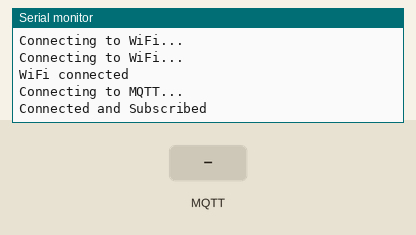
This sketch was run on a simulated ESP32. Parts: the last lines printed to the serial monitor. Inputs (shaded band) come from the test bench. WiFi joins after 1.5 s; servers stay silent unless stated; no MQTT or app messages arrive unless stated.

Above: at 3.2 s.
3.3 s: MQTT message "1" arrives on the first subscribed topic
At 3.7 s:
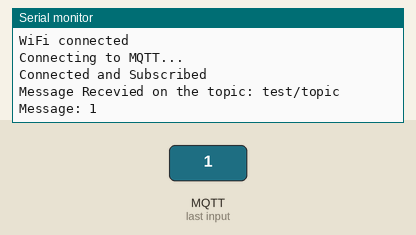
4.8 s: MQTT message "on" arrives on the first subscribed topic
At 6.0 s:
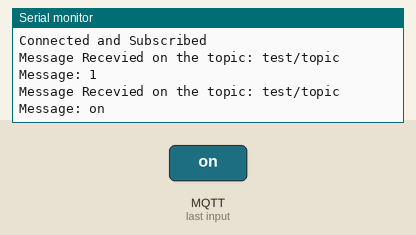
6.3 s: MQTT message "off" arrives on the first subscribed topic
At 7.1 s:
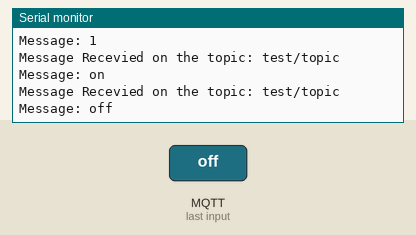

The sketch:

Subscriber.ino
```cpp
#include <WiFi.h>
#include <PubSubClient.h>

const char* ssid = "Type your WiFi Name";
const char* password = "Type Your Password";
const char* mqtt_server = "broker.hivemq.com";

WiFiClient espClient;
PubSubClient client(espClient);
const char* topic = "test/topic";

void callback(char* topic, byte* message, unsigned int length){
   Serial.print("Message Recevied on the topic: ");
   Serial.println(topic);
   Serial.print("Message: ");
   for(int i =0; i < length; i++){
     Serial.print((char)message[i]);
   }
   Serial.println();
}
void setup() {
  Serial.begin(115200);
  WiFi.begin(ssid, password);
  while(WiFi.status()!= WL_CONNECTED){
    delay(1000);
    Serial.println("Connecting to WiFi...");
  }
  Serial.println("WiFi connected");
  client.setServer(mqtt_server,1883);
  client.setCallback(callback);

}

void loop() {
 if(!client.connected()){
      while(!client.connected()){
        Serial.println("Connecting to MQTT...");
        if(client.connect("ESP32_Subscriber")){
          client.subscribe(topic);
          Serial.println("Connected and Subscribed");
        }else{
          delay(5000);
        }
      }
   }
  client.loop();
}
```

Measured:
- after the input at 3.3 s, the serial monitor: prints a new line at once (image 1)
- after the input at 4.8 s, the serial monitor: prints a new line at once (image 2)
- after the input at 6.3 s, the serial monitor: prints a new line at once (image 3)
